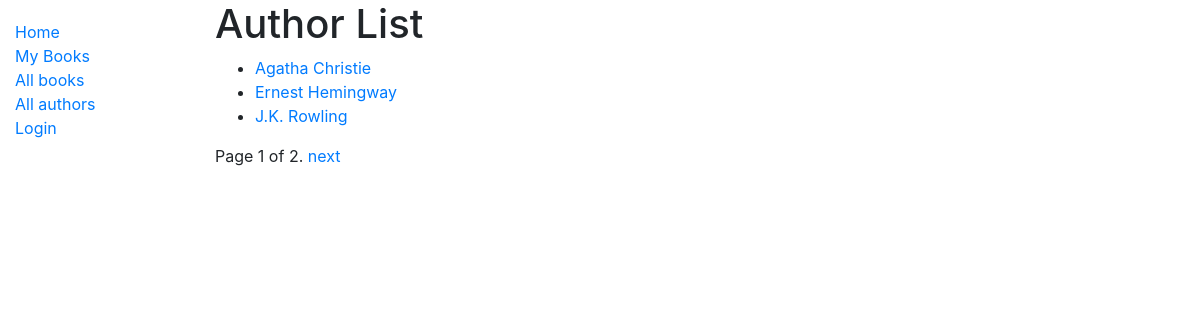
Screenshot of /catalog/authors/ with the database file from the repository.
### catalog/models.py (models this page shows, shortened)
class Author(models.Model):
  first_name = models.CharField(max_length=100)
  last_name = models.CharField(max_length=100)
  date_of_birth = models.DateField(null=True, blank=True)
  date_of_death = models.DateField(null=True, blank=True)
  class Meta:
    ordering = ['last_name', 'first_name']
    permissions = (
      ('can_add_author', 'Add author'),
      ('can_edit_author', 'Edit author'),
      ('can_delete_author', 'Delete author'),
    )
  def get_absolute_url(self):
    return reverse('catalog:author-detail', args=[str(self.id)])

### catalog/views.py (the view)
# urls.py: path('authors/', views.AuthorListView.as_view(), name="author-list"),
class AuthorListView(generic.ListView):
  model = Author
  paginate_by = 3

### catalog/templates/catalog/author_list.html (shortened to what this page needs)
{% extends "../base.html" %}
{% block content %}
<h1>Author List</h1>
{% if author_list %}
<ul>
  {% for author in author_list %}
  <li>
    <a href="{{ author.get_absolute_url }}">{{ author.first_name }} {{ author.last_name }}</a>
  </li>
  {% endfor %}
</ul>
{% else %}
<p>There are no authors in the library.</p>
{% endif %}
{% endblock %}

### rows the page displays
Author: first_name "Agatha", last_name "Christie"
Author: first_name "Ernest", last_name "Hemingway"
Author: first_name "J.K.", last_name "Rowling"

### other values shown
{{ page_obj.number }} "1"
{{ page_obj.paginator.num_pages }} "2"
